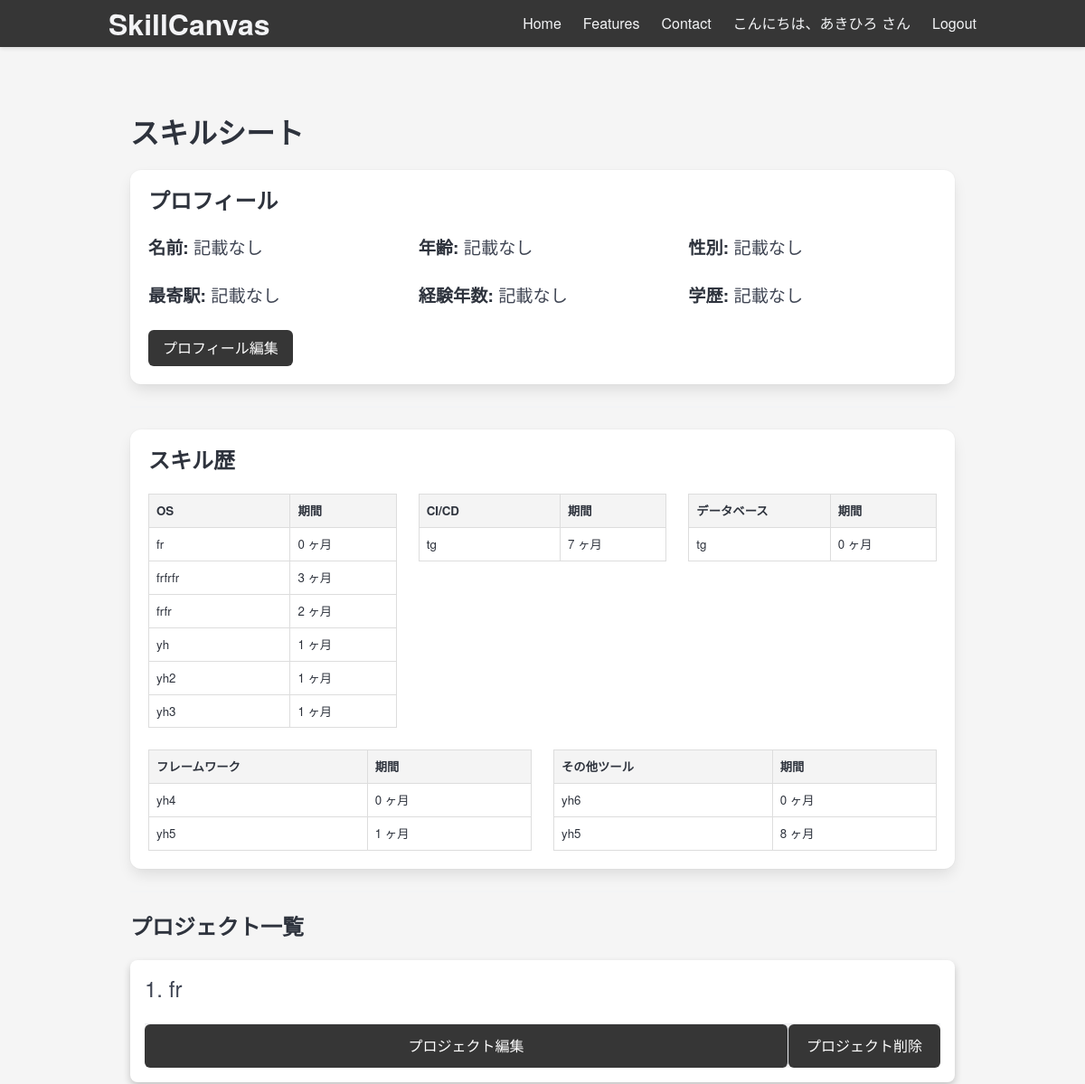
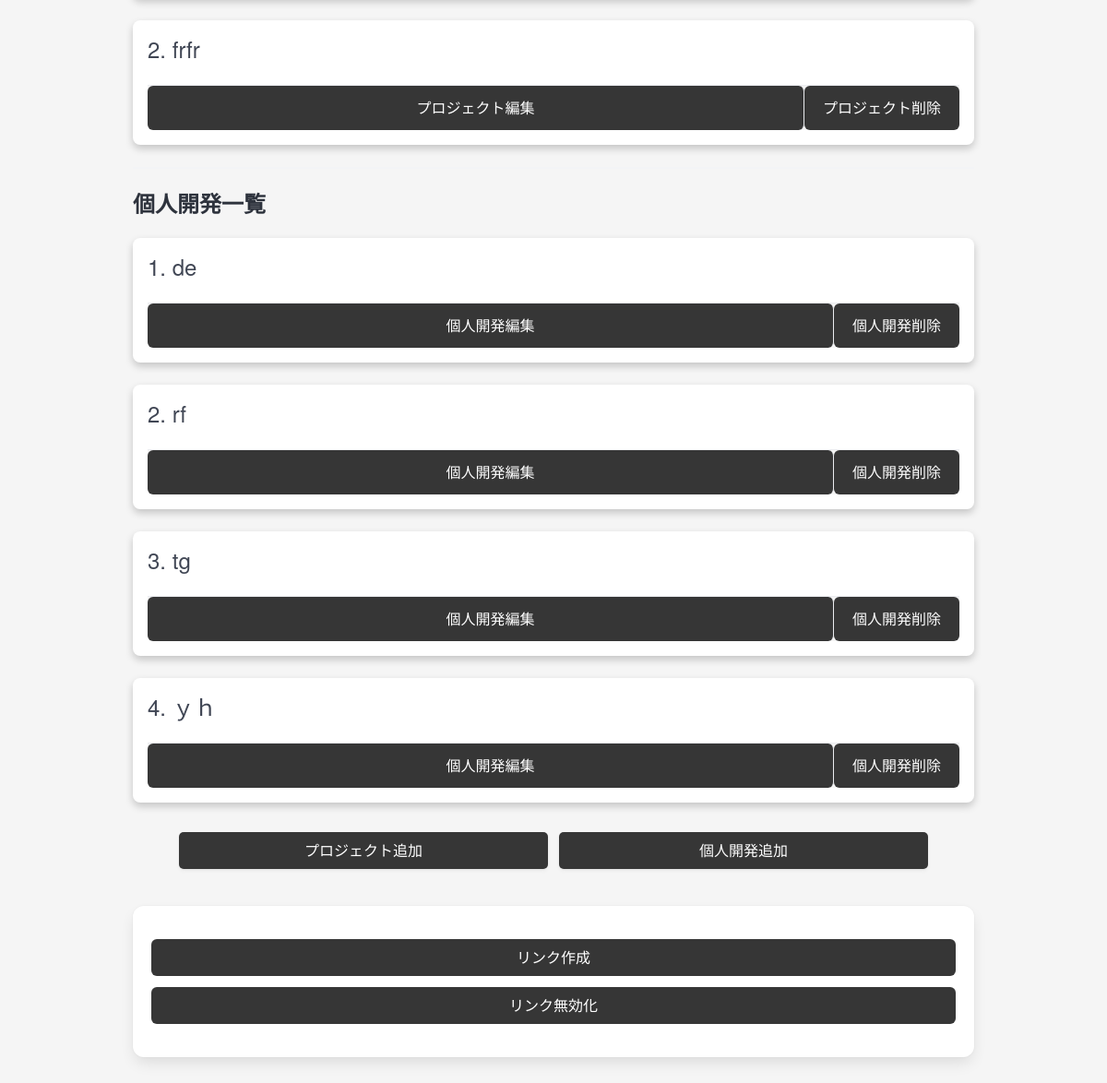
The page /sheet (signed in) on the database as committed earlier (2 pictures, top to bottom).
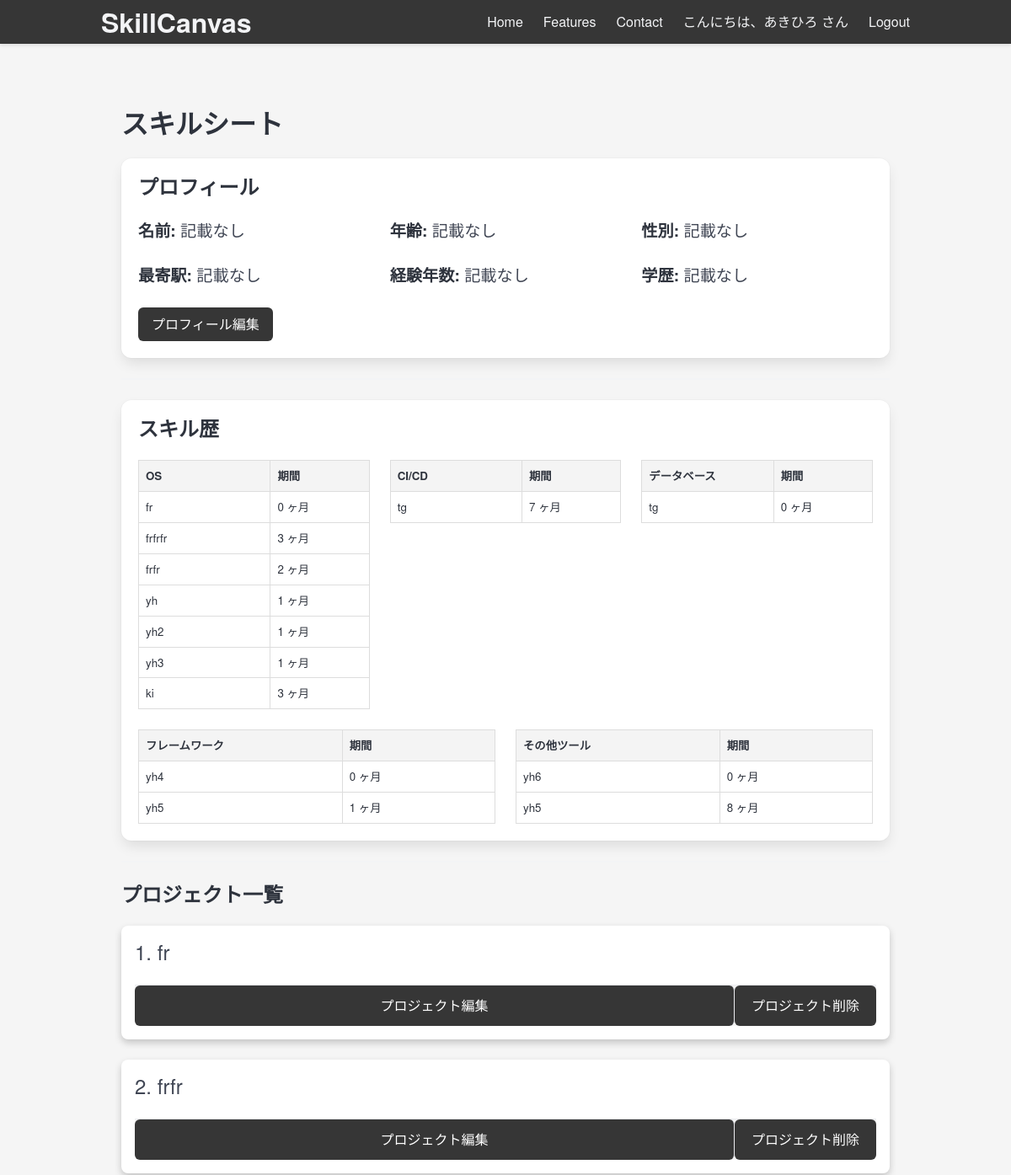
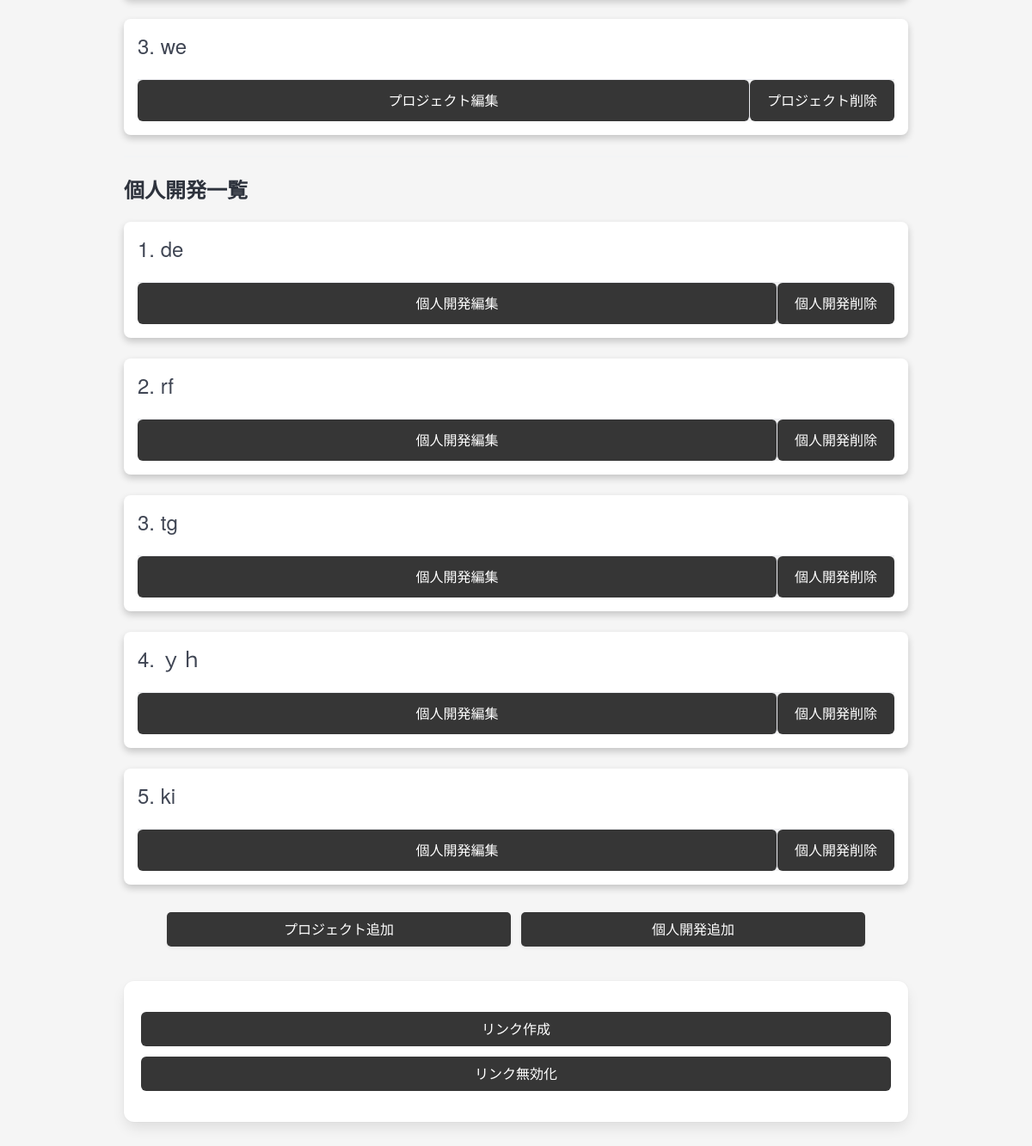
The same page on the database as committed later (2 pictures, top to bottom).
### run.py (models this page shows, shortened)
class User(db.Model, UserMixin):
    __tablename__ = "user"
    id = db.Column(db.Integer, primary_key=True)
    username = db.Column(db.String(120), unique=True, nullable=False)
    email = db.Column(db.String(120), unique=True, nullable=False)
    password = db.Column(db.String(120), nullable=False)
    is_active = db.Column(db.Boolean, default=False)
    created_at = db.Column(db.DateTime, nullable=False, default=datetime.now)
    updated_at = db.Column(db.DateTime, nullable=False, default=datetime.now, onupdate=datetime.now)
    is_admin = db.Column(db.Boolean, default=False)  # 管理者フラグ
    projects = db.relationship('Project', backref='user', lazy=True)
    display_name = db.Column(db.String(120), nullable=True)
    age = db.Column(db.Integer, nullable=True)
    gender = db.Column(db.String(10), nullable=True)
    nearest_station = db.Column(db.String(120), nullable=True)
    experience_years = db.Column(db.Integer, nullable=True)
    education = db.Column(db.String(120), nullable=True)

class Technology(db.Model):
    __tablename__ = "technology"
    id = db.Column(db.Integer, primary_key=True)
    project_id = db.Column(db.Integer, db.ForeignKey('project.id'), nullable=False)
    type = db.Column(db.String(120), nullable=False)  # e.g., 'OS', 'language', 'process', etc.
    name = db.Column(db.String(120), nullable=False)
    duration_months = db.Column(db.Integer, nullable=True)  # Nullable for process entries

class IndividualTechnology(db.Model):
    __tablename__ = "individual_technology"
    id = db.Column(db.Integer, primary_key=True)
    individual_development_id = db.Column(db.Integer, db.ForeignKey('individual_development.id'), nullable=False)
    type = db.Column(db.String(120), nullable=False)  # 技術の種類 (e.g., 'OS', 'language', 'framework', etc.)
    name = db.Column(db.String(120), nullable=False)  # 技術名
    duration_months = db.Column(db.Integer, nullable=True)  # 期間 (月単位)

class Project(db.Model):
    __tablename__ = "project"
    id = db.Column(db.Integer, primary_key=True)
    user_id = db.Column(db.Integer, db.ForeignKey('user.id'), nullable=False)
    start_month = db.Column(db.String(7), nullable=False)  # YYYY-MM形式の文字列
    end_month = db.Column(db.String(7), nullable=False)    # YYYY-MM形式の文字列
    industry = db.Column(db.String(120), nullable=False)
    project_name = db.Column(db.String(120), nullable=False)
    project_summary = db.Column(db.Text, nullable=False)
    responsibilities = db.Column(db.Text, nullable=False)
    technologies = db.relationship('Technology', backref='project', lazy=True)
    processes = db.relationship('Process', backref='project', lazy=True)

class IndividualDevelopment(db.Model):
    __tablename__ = "individual_development"
    id = db.Column(db.Integer, primary_key=True)
    user_id = db.Column(db.Integer, db.ForeignKey('user.id'), nullable=False)
    start_month = db.Column(db.String(7), nullable=False)  # YYYY-MM形式の文字列
    end_month = db.Column(db.String(7), nullable=False)    # YYYY-MM形式の文字列
    development_name = db.Column(db.String(120), nullable=False)  # プロジェクトタイトル
    development_summary = db.Column(db.Text, nullable=False)  # 開発概要
    technologies = db.relationship('IndividualTechnology', backref='individual_development', lazy=True)
    processes = db.relationship('IndividualProcess', backref='individual_development', lazy=True)

### views/sheet_views.py (the view)
@app.route('/sheet', methods=['GET', 'POST'])
@login_required
def sheet():
    user_id = current_user.id
    projects = Project.query.filter_by(user_id=user_id).all()
    individual_developments = IndividualDevelopment.query.filter_by(user_id=user_id).all()
    project_data = []
    individual_dev_data = []
    skills_by_category = {}
    tech_type_mapping = {
        'os': 'OS',
        'language': '言語',
        'framework': 'フレームワーク',
        'database': 'データベース',
        'containertech': 'コンテナ技術',
        'cicd': 'CI/CD',
        'logging': 'ログ',
        'tools': 'その他ツール'
    }
    for project in projects:
        processes = Process.query.filter_by(project_id=project.id).all()
        technologies = Technology.query.filter_by(project_id=project.id).all()
        for tech in technologies:
            tech_type = tech_type_mapping[tech.type]
            if tech_type not in skills_by_category:
                skills_by_category[tech_type] = {}
            if tech.name not in skills_by_category[tech_type]:
                skills_by_category[tech_type][tech.name] = tech.duration_months
            else:
                skills_by_category[tech_type][tech.name] += tech.duration_months
        project_data.append({
            'project': project,
            'processes': processes,
            'technologies': technologies
        })
    for dev in individual_developments:
        processes = IndividualProcess.query.filter_by(individual_development_id=dev.id).all()
        technologies = IndividualTechnology.query.filter_by(individual_development_id=dev.id).all()
        for tech in technologies:
            tech_type = tech_type_mapping[tech.type]
            if tech_type not in skills_by_category:
                skills_by_category[tech_type] = {}
            if tech.name not in skills_by_category[tech_type]:
                skills_by_category[tech_type][tech.name] = tech.duration_months
            else:
                skills_by_category[tech_type][tech.name] += tech.duration_months
        individual_dev_data.append({
            'individual_development': dev,
            'processes': processes,
            'technologies': technologies
        })
    skills_by_category_formatted = {}
    for category, skills in skills_by_category.items():
        skills_list = [{'name': name, 'duration_months': duration} for name, duration in skills.items()]
        skills_by_category_formatted[category] = skills_list
    active_link = Link.query.filter_by(user_id=user_id, is_active=True).order_by(Link.created_at.desc()).first()
    link_url = url_for('view_sheet', link_code=active_link.link_code, _external=True) if active_link else None
    experience_years = current_user.experience_years or 0
    return render_template('sheet.html', user=current_user, projects=project_data, individual_developments=individual_dev_data, skills_by_category=skills_by_category_formatted, tech_type_mapping=tech_type_mapping, link_url=link_url, experience_years=experience_years)

### templates/sheet.html (shortened to what this page needs)
{% extends "base.html" %}
{% block content %}
<section class="section">
    <div class="container">
        <h1 class="title">スキルシート</h1>
        <div class="box">
            <h1 class="title is-4">プロフィール</h1>
            <div class="columns is-multiline">
                <div class="column is-one-third">
                    <p class="profile-item"><strong>名前:</strong> {{ user.display_name or "記載なし" }}</p>
                </div>
                <div class="column is-one-third">
                    <p class="profile-item"><strong>年齢:</strong> {{ user.age or "記載なし" }}</p>
                </div>
                <div class="column is-one-third">
                    <p class="profile-item"><strong>性別:</strong> {{ user.gender or "記載なし" }}</p>
                </div>
                <div class="column is-one-third">
                    <p class="profile-item"><strong>最寄駅:</strong> {{ user.nearest_station or "記載なし" }}</p>
                </div>
                <div class="column is-one-third">
                    <p class="profile-item"><strong>経験年数:</strong>
                        {% if experience_years %}
                        {{ experience_years // 12 }} 年 {{ experience_years % 12 }} ヶ月
                        {% else %}
                        記載なし
                        {% endif %}</p>
                </div>
                <div class="column is-one-third">
                    <p class="profile-item"><strong>学歴:</strong> {{ user.education or "記載なし" }}</p>
                </div>
            </div>
            <a href="{{ url_for('edit_profile') }}" class="button is-primary is-light">プロフィール編集</a>
        </div>
        <hr>
        {% if skills_by_category|length > 0 %}
        <div class="box">
            <h1 class="title is-4">スキル歴</h1>
            <div class="columns is-multiline">
                {% for category, skills in skills_by_category.items() %}
                <div class="column is-one-third">
                    <div class="table-container">
                        <table class="table is-bordered is-fullwidth skill-table">
                            <thead>
                                <tr>
                                    <th>{{ category }}</th>
                                    <th>期間</th>
                                </tr>
                            </thead>
                            <tbody>
                                {% for skill in skills %}
                                <tr>
                                    <td class="tech-name clickable" data-tech-name="{{ skill.name }}">{{ skill.name }}</td>
                                    <td>
                                        {% if skill.duration_months >= 12 %}
                                        {{ skill.duration_months // 12 }} 年 {{ skill.duration_months % 12 }} ヶ月
                                        {% else %}
                                        {{ skill.duration_months }} ヶ月
                                        {% endif %}
                                    </td>
                                </tr>
                                {% endfor %}
                            </tbody>
                        </table>
                    </div>
                </div>
                {% endfor %}
            </div>
        </div>
        {% endif %}
        <hr>
        {% if projects|length > 0 %}
        <h1 class="title is-4">プロジェクト一覧</h1>
        <div id="projects-container">
            {% for item in projects %}
            <div class="card project-card">
                <div class="card-content">
                    <h2 class="subtitle project-title" data-index="{{ loop.index }}" style="font-size: 1.5rem;">
                        {{ loop.index }}. {{ item.project.project_name }}
                    </h2>
                    <footer class="card-footer">
                        <a href="{{ url_for('edit_project', project_id=item.project.id) }}"
                            class="card-footer-item button is-primary is-light">プロジェクト編集</a>
                        <form action="{{ url_for('delete_project', project_id=item.project.id) }}" method="post"
                            style="display:inline;">
                            <button type="submit" class="button is-danger is-light card-footer-item">プロジェクト削除</button>
                        </form>
                    </footer>
                </div>
            </div>
            {% endfor %}
        </div>
        {% endif %}
        <hr>
        {% if individual_developments|length > 0 %}
        <h1 class="title is-4">個人開発一覧</h1>
        <div id="individual-developments-container">
            {% for item in individual_developments %}
            <div class="card individual-development-card">
                <div class="card-content">
                    <h2 class="subtitle development-title" data-index="{{ loop.index }}" style="font-size: 1.5rem;">
                        {{ loop.index }}. {{ item.individual_development.development_name }}
                    </h2>
                    <footer class="card-footer">
                        <a href="" class="card-footer-item button is-primary is-light">個人開発編集</a>
                        <form action="" method="post" style="display:inline;">
                            <button type="submit" class="button is-danger is-light card-footer-item">個人開発削除</button>
                        </form>
                    </footer>
                </div>
            </div>
            {% endfor %}
        </div>
        {% endif %}
        <div class="spacer"></div>
        <div class="buttons is-centered">
            <a href="{{ url_for('input') }}" class="button  small-button">プロジェクト追加</a>
            <a href="{{ url_for('individual_input') }}" class="button small-button">個人開発追加</a>
        </div>
        <div class="spacer"></div>
        <div class="box">
            <div class="buttons is-centered">
                <form id="create-link-form" action="{{ url_for('create_link') }}" method="post" class="button-form">
                    <button type="submit" class="button is-info is-light is-fullwidth">リンク作成</button>
                </form>
                <form id="invalidate-link-form" action="{{ url_for('invalidate_link') }}" method="post"
                    class="button-form">
                    <button type="submit" class="button is-danger is-light is-fullwidth">リンク無効化</button>
                </form>
            </div>
        </div>
    </div>
</section>
{% endblock %}

### templates/base.html (shortened to what this page needs)
<!DOCTYPE html>
<html lang="en">
<head>
    <link rel="stylesheet" href="https://cdn.jsdelivr.net/npm/bulma@1.0.2/css/bulma.min.css">
    <link rel="stylesheet" href="{{ url_for('static', filename='css/styles.css') }}">
</head>
<body>
    <header>
        <nav id="navbar" class="navbar is-fixed-top">
            <div class="container">
                <div class="navbar-brand">
                    <a class="navbar-item" href="{{ url_for('index') }}" tabindex="-1">
                        <h1 class="title has-text-light">SkillCanvas</h1>
                    </a>
                </div>
                <div id="navbarMenu" class="navbar-menu">
                    <div class="navbar-end">
                        <a class="navbar-item has-text-light" href="{{ url_for('index') }}" tabindex="-1">Home</a>
                        <a class="navbar-item has-text-light" href="{{ url_for('features') }}"
                            tabindex="-1">Features</a>
                        <a class="navbar-item has-text-light" href="{{ url_for('contact') }}" tabindex="-1">Contact</a>
                        {% if current_user.is_authenticated %}
                            <a class="navbar-item has-text-light" href="{{ url_for('userinfo') }}">こんにちは、{{ current_user.username }} さん</a>
                            <a class="navbar-item has-text-light" href="{{ url_for('logout') }}" tabindex="-1">Logout</a>
                        {% else %}
                            <a class="navbar-item has-text-light" href="{{ url_for('login') }}" tabindex="-1">Login</a>
                        {% endif %}
                    </div>
                </div>
            </div>
        </nav>
    </header>
    <main class="section">
        <div class="container">
            {% block content %}
            {% endblock %}
        </div>
    </main>
</body>
</html>

Rows that differ between the two databases and show on the page:
added IndividualTechnology: name "ki", duration_months "3", shown under "OS"
added Project: project.project_name "we"
added IndividualDevelopment: individual_development.development_name "ki"
Other text that changed with them:
new list line: "3 . プロジェクト編集 プロジェクト削除"
new list line: "5 . 個人開発編集 個人開発削除"
